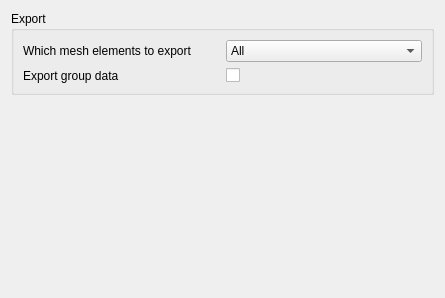
<?xml version="1.0" encoding="UTF-8"?>
<ui version="4.0">
 <class>FemGui::DlgSettingsFemExportAbaqus</class>
 <widget class="QWidget" name="FemGui::DlgSettingsFemExportAbaqus">
  <property name="geometry">
   <rect>
    <x>0</x>
    <y>0</y>
    <width>445</width>
    <height>298</height>
   </rect>
  </property>
  <property name="windowTitle">
   <string>Abaqus INP</string>
  </property>
  <layout class="QGridLayout" name="gridLayout_4">
   <item row="1" column="0">
    <spacer name="verticalSpacer">
     <property name="orientation">
      <enum>Qt::Vertical</enum>
     </property>
     <property name="sizeHint" stdset="0">
      <size>
       <width>20</width>
       <height>82</height>
      </size>
     </property>
    </spacer>
   </item>
   <item row="0" column="0">
    <widget class="QGroupBox" name="groupBox">
     <property name="title">
      <string>Export</string>
     </property>
     <layout class="QGridLayout" name="gridLayout_3">
      <item row="0" column="1">
       <layout class="QGridLayout" name="girdLayoutAbaqus">
        <item row="1" column="1">
         <widget class="Gui::PrefCheckBox" name="checkBoxWriteGroups">
          <property name="toolTip">
           <string>If checked, the mesh groups from the mesh are exported as well.</string>
          </property>
          <property name="text">
           <string/>
          </property>
          <property name="checked">
           <bool>false</bool>
          </property>
          <property name="prefEntry" stdset="0">
           <cstring>AbaqusWriteGroups</cstring>
          </property>
          <property name="prefPath" stdset="0">
           <cstring>Mod/Fem/Abaqus</cstring>
          </property>
         </widget>
        </item>
        <item row="1" column="0">
         <widget class="QLabel" name="label2">
          <property name="text">
           <string>Export group data</string>
          </property>
         </widget>
        </item>
        <item row="0" column="1">
         <widget class="Gui::PrefComboBox" name="comboBoxElemChoiceParam">
          <property name="toolTip">
           <string>element parameter: All: all elements, highest: highest elements only, FEM: FEM elements only (only edges not belonging to faces and faces not belonging to volumes)</string>
          </property>
          <property name="statusTip">
           <string/>
          </property>
          <property name="whatsThis">
           <string>element parameter: All: all elements, highest: highest elements only, FEM: FEM elements only (only edges not belonging to faces and faces not belonging to volumes)</string>
          </property>
          <property name="prefEntry" stdset="0">
           <string>AbaqusElementChoice</string>
          </property>
          <property name="prefPath" stdset="0">
           <string>Mod/Fem/Abaqus</string>
          </property>
          <item>
           <property name="text">
            <string>All</string>
           </property>
          </item>
          <item>
           <property name="text">
            <string>Highest</string>
           </property>
          </item>
          <item>
           <property name="text">
            <string>FEM</string>
           </property>
          </item>
         </widget>
        </item>
        <item row="0" column="0">
         <widget class="QLabel" name="label1">
          <property name="text">
           <string>Which mesh elements to export</string>
          </property>
         </widget>
        </item>
       </layout>
      </item>
     </layout>
    </widget>
   </item>
  </layout>
 </widget>
 <customwidgets>
  <customwidget>
   <class>Gui::PrefComboBox</class>
   <extends>QComboBox</extends>
   <header>Gui/PrefWidgets.h</header>
  </customwidget>
  <customwidget>
   <class>Gui::PrefCheckBox</class>
   <extends>QCheckBox</extends>
   <header>Gui/PrefWidgets.h</header>
  </customwidget>
 </customwidgets>
 <resources/>
 <connections/>
</ui>
